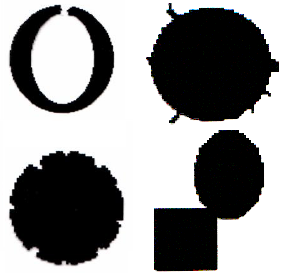
%> input picture Processamento Digital de Imagens/Exemplos_Professor/Exemplo_Morfologia_F.png, 285 x 277 px
$ octave Exemplo_Morfologia_2F.m   (GNU Octave 9; MATLAB toolbox functions it lacks are replaced by stand-ins)
%> lines starting %> are read from the running program, lines starting %| are printed output that depends on the picture; in (x1, y1, x2, y2) boxes, pixels count from 0 and x2, y2 are one past the last pixel; in counts of white or black regions, pixels touching at a corner belong together; the program's own positions count from 1
clear;
clc;

a=rgb2gray(imread('Exemplo_Morfologia_F.png'));
%> a: size 277x285 uint8; min 0, max 255, mean 144

figure;
subplot(2,2,1); imshow(a); title('Original');

a=im2bw(a);
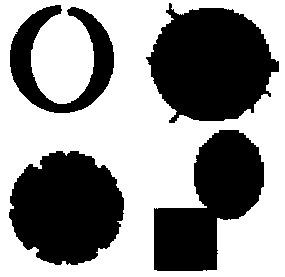
%> a: size 277x285 logical; 56.6% white; 4 black regions, box (x1, y1, x2, y2) and area: (146, 3, 279, 123) 11178, (9, 151, 124, 265) 9934, (154, 130, 264, 271) 8824, (10, 5, 114, 113) 4351
a=~a;
hold;
subplot(2,2,2); imshow(a); title('Com Limiar e Invertida');

se=strel('square', 15);

b=imerode(a,se);
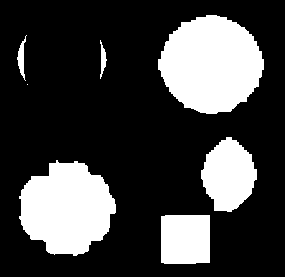
%> b: size 277x285 logical; 25.5% white; 7 white regions (1 under 20 px), largest, box (x1, y1, x2, y2) and area: (158, 15, 264, 114) 7811, (19, 160, 116, 256) 6681, (201, 137, 257, 212) 2930, (161, 215, 210, 264) 2380, (17, 35, 27, 81) 189, (100, 40, 107, 79) 132
b=imdilate(b,se);
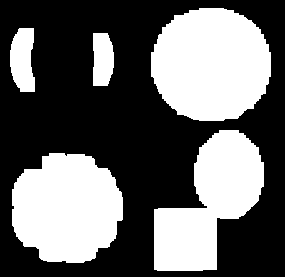
%> b: size 277x285 logical; 40% white; 5 white regions, box (x1, y1, x2, y2) and area: (151, 8, 271, 121) 10877, (12, 153, 123, 263) 9649, (154, 130, 264, 271) 8808, (10, 28, 35, 92) 1279, (93, 33, 114, 86) 986
b=im2bw(b, 0.1);
hold;
subplot(2,2,3); imshow(b); title('Erode');

c=imdilate(a,se);
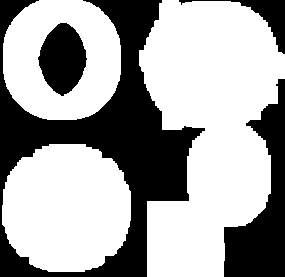
%> c: size 277x285 logical; 64.1% white; 4 black regions, box (x1, y1, x2, y2) and area: (0, 0, 205, 277) 18914, (224, 79, 285, 277) 5820, (38, 23, 87, 96) 2474, (179, 0, 285, 54) 1136
hold;
subplot(2,2,4); imshow(c); title('Dilate');
